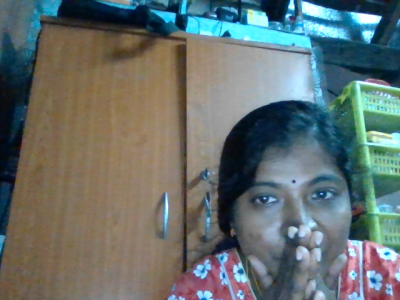
#> input picture A15 recognizing person/dataset/vashini/00012.png, 400 x 300 px, given in place of the camera
$ python 1-datasetCreation.py
#> lines starting #> are read from the running program, lines starting #| are printed output that depends on the picture; after the words box and inside, x2 and y2 are one past the last pixel; in counts of white or black regions, pixels touching at a corner belong together
import imutils
import time
import cv2
import csv
import os

cascade = 'haarcascade_frontalface_default.xml'
detector = cv2.CascadeClassifier(cascade)


Name = str(input("Enter your Name : "))
#> the answer given: dataset/vashini/00012.png
Roll_Number = int(input("Enter your Roll_Number : "))
#> the answer given: 3
dataset = 'dataset'
sub_data = Name
path = os.path.join(dataset, sub_data)

if not os.path.isdir(path):
    os.mkdir(path)
    print(sub_data)

info = [str(Name), str(Roll_Number)]
with open('student.csv', 'a') as csvFile:
    write = csv.writer(csvFile)
    write.writerow(info)
csvFile.close()

print("Starting video stream...")
cam = cv2.VideoCapture(0)
time.sleep(2.0)
total = 0

while total < 50:
    print(total)
    _, frame = cam.read()
#> frame is the input picture: shape (300, 400, 3); mean B, G, R 109.8, 111.9, 101.8
    img = imutils.resize(frame, width=400)
    rects = detector.detectMultiScale(
        cv2.cvtColor(img, cv2.COLOR_BGR2GRAY), scaleFactor=1.1,
        minNeighbors=5, minSize=(30, 30))
#> rects = [[225, 146, 135, 135]]

    for (x, y, w, h) in rects:
        cv2.rectangle(frame, (x, y), (x + w, y + h), (0, 255, 0), 2)
        p = os.path.sep.join([path, "{}.png".format(
            str(total).zfill(5))])
        cv2.imwrite(p, img)
        total += 1
#> this loop made 1 pass
#> (x, y, w, h, total) on pass 1: (225, 146, 135, 135, 1)
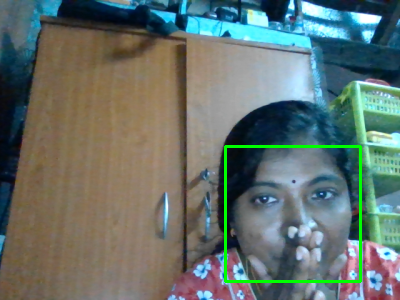
#> frame: shape (300, 400, 3); 1.35% of pixels changed, all inside (x1, y1, x2, y2) = (224, 145, 362, 283)
#> after the loop, total = 1

    cv2.imshow("Frame", frame)
    key = cv2.waitKey(1) & 0xFF
#> (key q is pressed here)
    if key == ord("q"):
        break

cam.release()
cv2.destroyAllWindows()
